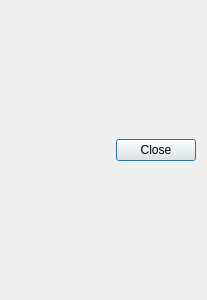
<?xml version="1.0" encoding="UTF-8"?>
<ui version="4.0">
 <class>QuadcopterDetailDialog</class>
 <widget class="QDialog" name="QuadcopterDetailDialog">
  <property name="geometry">
   <rect>
    <x>0</x>
    <y>0</y>
    <width>207</width>
    <height>300</height>
   </rect>
  </property>
  <property name="windowTitle">
   <string>Dialog</string>
  </property>
  <layout class="QVBoxLayout" name="verticalLayout_2">
   <item>
    <layout class="QFormLayout" name="attributes"/>
   </item>
   <item>
    <widget class="QDialogButtonBox" name="buttonBox">
     <property name="orientation">
      <enum>Qt::Horizontal</enum>
     </property>
     <property name="standardButtons">
      <set>QDialogButtonBox::Close</set>
     </property>
    </widget>
   </item>
  </layout>
 </widget>
 <resources/>
 <connections>
  <connection>
   <sender>buttonBox</sender>
   <signal>accepted()</signal>
   <receiver>QuadcopterDetailDialog</receiver>
   <slot>accept()</slot>
   <hints>
    <hint type="sourcelabel">
     <x>248</x>
     <y>254</y>
    </hint>
    <hint type="destinationlabel">
     <x>157</x>
     <y>274</y>
    </hint>
   </hints>
  </connection>
  <connection>
   <sender>buttonBox</sender>
   <signal>rejected()</signal>
   <receiver>QuadcopterDetailDialog</receiver>
   <slot>reject()</slot>
   <hints>
    <hint type="sourcelabel">
     <x>316</x>
     <y>260</y>
    </hint>
    <hint type="destinationlabel">
     <x>286</x>
     <y>274</y>
    </hint>
   </hints>
  </connection>
 </connections>
</ui>
